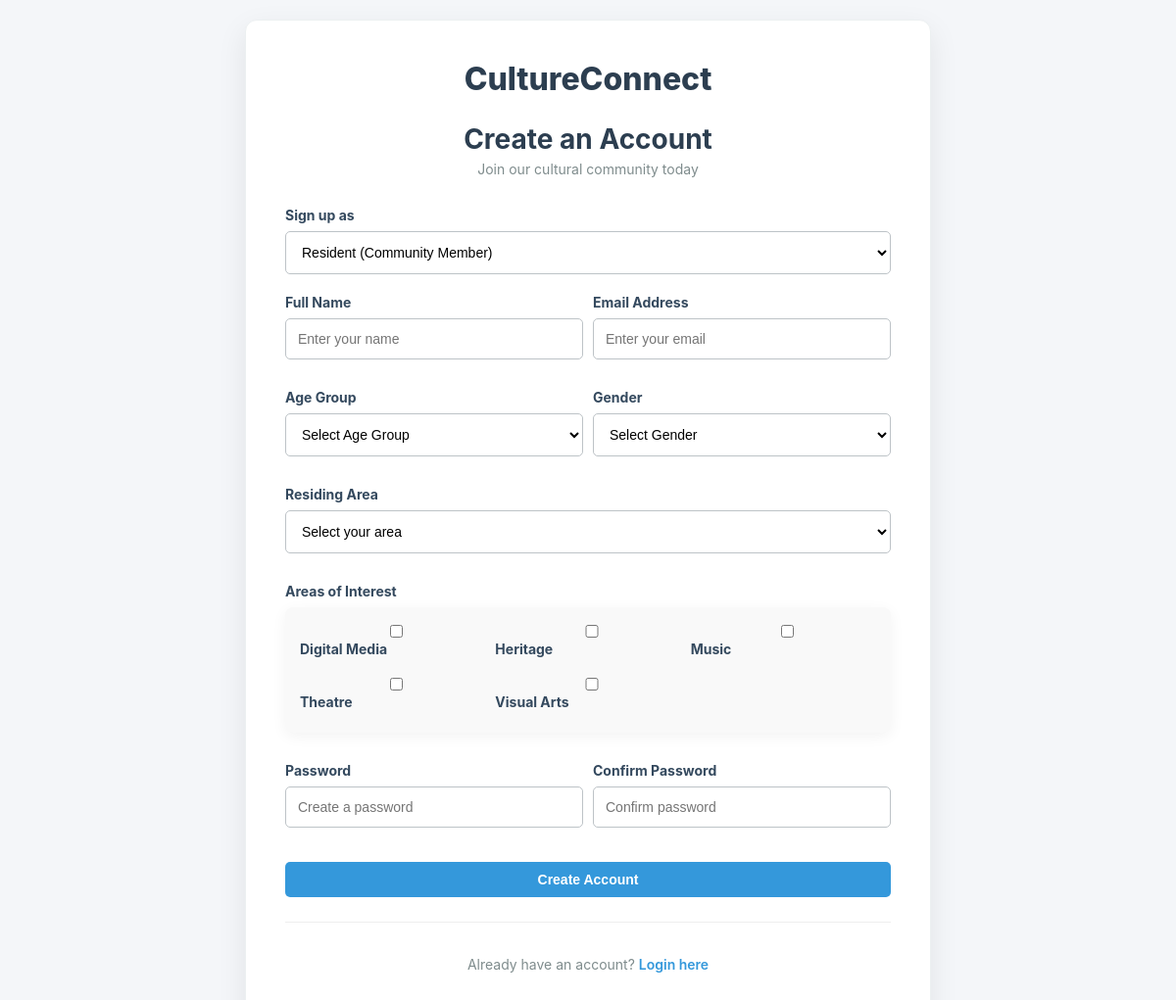
Page /register on the earlier database version.
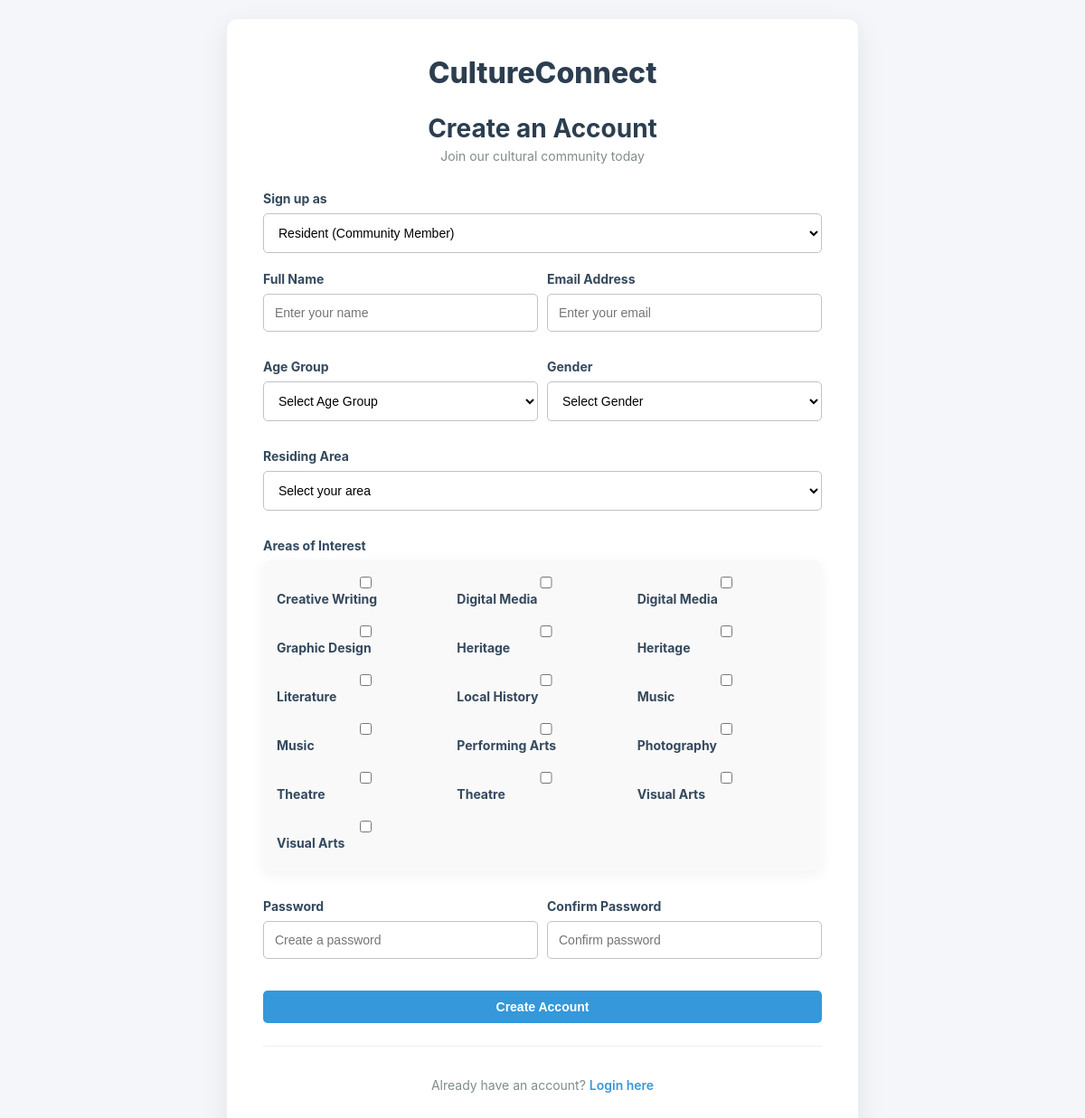
Same page on the later database version.
### tables this page shows
CREATE TABLE `interests` (
  `id` int(11) NOT NULL,
  `name` varchar(100) DEFAULT NULL
);

### index.php (called while the page is built)
<?php
    require_once 'router.php';
?>

### views/auth/register.php (the view, shortened to what this page needs)
<?php
$database = new Database();
$conn = $database->getConnection();
try {
    if ($conn) {
        $stmtInterests = $conn->prepare("SELECT id, name FROM interests ORDER BY name ASC");
        $stmtInterests->execute();
        $interests_list = $stmtInterests->fetchAll(PDO::FETCH_ASSOC);
    }
} catch (PDOException $e) {
    $error = "Failed to load dynamic data.";
}
?>
<!DOCTYPE html>
<html lang="en">
<head>
    <link rel="stylesheet" href="/cultureconnect/assets/css/style.css">
</head>
<body class="auth-body">
    <div class="auth-container" style="max-width: 700px;">
        <div class="auth-logo">
            <a href="/cultureconnect/">CultureConnect</a>
        </div>
        <div class="auth-header">
            <h2>Create an Account</h2>
            <p>Join our cultural community today</p>
        </div>
        <form action="/cultureconnect/register" method="POST" id="register-form">
            <div class="form-group">
                <label for="role">Sign up as</label>
                <select name="role" id="role-selector" required onchange="toggleFields()">
                    <option value="user">Resident (Community Member)</option>
                </select>
            </div>
            <div class="grid-2">
                <div class="form-group" id="name-group">
                    <label for="username" id="name-label">Full Name</label>
                    <input type="text" id="username" name="username" placeholder="Enter your name" required>
                </div>
                <div class="form-group">
                    <label for="email">Email Address</label>
                    <input type="email" id="email" name="email" placeholder="Enter your email" required>
                </div>
                <div id="resident-fields" style="display: contents;">
                    <div class="form-group">
                        <label for="age_group">Age Group</label>
                        <select id="age_group" name="age_group">
                            <option value="">Select Age Group</option>
                        </select>
                    </div>
                    <div class="form-group">
                        <label for="gender">Gender</label>
                        <select id="gender" name="gender">
                            <option value="">Select Gender</option>
                        </select>
                    </div>
                    <div class="form-group" style="grid-column: span 2;">
                        <label for="area_id">Residing Area</label>
                        <select id="area_id" name="area_id">
                            <option value="">Select your area</option>
                        </select>
                    </div>
                    <div class="form-group" style="grid-column: span 2;">
                        <label>Areas of Interest</label>
                        <div class="activity p-15 br-8 bg-light" style="display: grid; grid-template-columns: repeat(3, 1fr); gap: 10px;">
                            <?php foreach($interests_list as $interest): ?>
                                <label class="cursor-pointer fs-14 flex items-center">
                                    <input type="checkbox" name="interests[]" value="<?php echo $interest['id']; ?>" class="mr-10">
                                    <?php echo htmlspecialchars($interest['name']); ?>
                                </label>
                            <?php endforeach; ?>
                        </div>
                    </div>
                </div>
                <div class="form-group">
                    <label for="password">Password</label>
                    <input type="password" id="password" name="password" placeholder="Create a password" required>
                </div>
                <div class="form-group">
                    <label for="confirm_password">Confirm Password</label>
                    <input type="password" id="confirm_password" name="confirm_password" placeholder="Confirm password" required>
                </div>
            </div>
            <button type="submit" class="btn btn-primary btn-block mt-15">Create Account</button>
        </form>
        <div class="register-footer">
            <p>Already have an account? <a href="/cultureconnect/login">Login here</a></p>
        </div>
    </div>
</body>
</html>

Differences in the rows shown:
added interests: name "Creative Writing"
added interests: name "Digital Media"
added interests: name "Graphic Design"
added interests: name "Heritage"
added interests: name "Literature"
added interests: name "Local History"
added interests: name "Music"
added interests: name "Performing Arts"
added interests: name "Photography"
added interests: name "Theatre"
added interests: name "Visual Arts"
